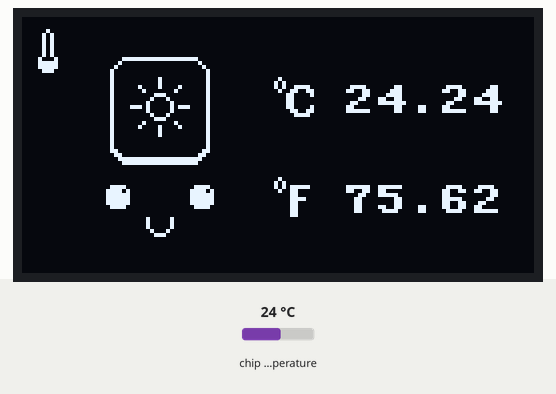
This program was run on a simulated Raspberry Pi Pico running MicroPython. On the bench: 128×64 one-colour display. The inputs (shaded band) are chosen by the test bench; at power-on: chip temperature 24 °C. Library files of the repository ran but are not shown: ssd1306.py.

Above: at 1.2 s.
1.3 s: chip temperature set to 1 °C
At 2.6 s:
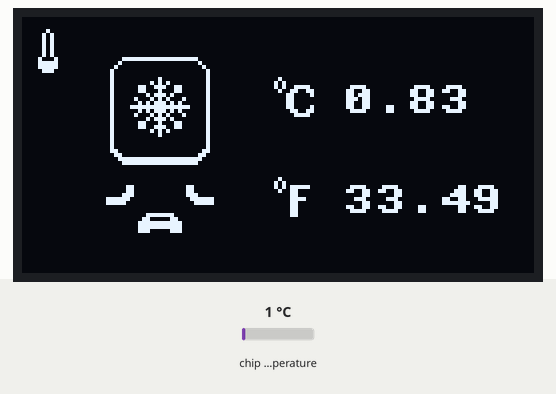
2.9 s: chip temperature set to 11 °C
At 3.8 s:
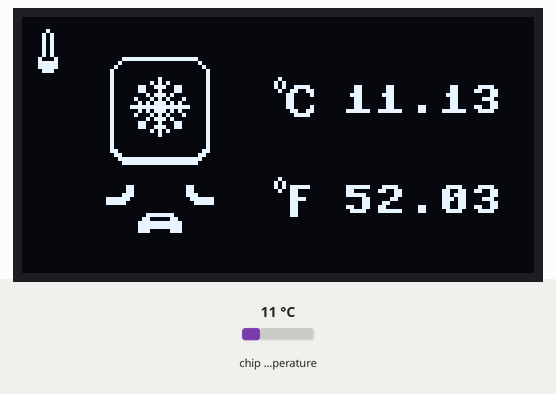
4.4 s: chip temperature set to 22 °C
At 4.9 s:
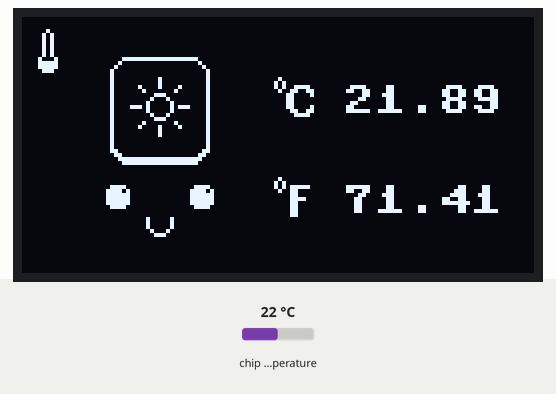
Timing chart, 0 to 7.4 s (numbered marks = the images above; inputs shaded):
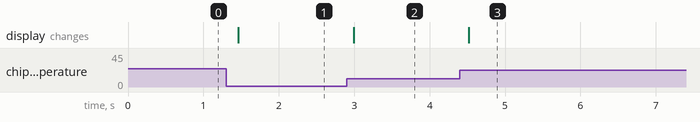

The program:

main.py
```python
import machine, ssd1306, os, utime, framebuf
import utils

# Conexión con OLED
i2c = machine.I2C(1, scl=machine.Pin(27), sda=machine.Pin(26), freq=400000)
oled = ssd1306.SSD1306_I2C(128, 64, i2c)

# Conexion con el sensor de temperatura
sensor_temp = machine.ADC(4)
def get_temp():
    reading = sensor_temp.read_u16() * 3.3 / 65535
    temperature = 27 - (reading - 0.706)/0.001721
    return temperature, float(temperature * 9/5 + 32)
i=0
while True:
    i=i+1
    # Obtener temperatura
    temp, temp_f = get_temp()
    # temp, temp_f = [i, i * 9/5 + 32 ] # <------ TEST
    # Display de la imagen
    oled.fill(0)
    utils.show_img(oled, utils.int32_to_bytes(utils.cold if temp < 15 else utils.hot if temp > 27 else utils.ok))
    oled.text("%.2f" % temp, 80, 17)
    oled.text("%.2f" % temp_f, 80, 42)
    oled.show()
    # Esperar un segundo
    utime.sleep_ms(100)
```

utils.py
```python
import framebuf
def show_img(oled, byte_arr):
    fb = framebuf.FrameBuffer(byte_arr, 128, 64, framebuf.MONO_HLSB)
    oled.blit(fb, 0, 0)

def int32_to_bytes(int32list):
    barr=[]
    for int32 in int32list:
        for bytes in int(int32).to_bytes(4, 'big'):
            barr.append(bytes)
    return bytearray(barr)

ok = [0x0,0x0,0x0,0x0,0x0,0x0,0x0,0x0,0x0,0x0,0x0,0x0,0x2000000,0x0,0x0,0x0,0x5000000,0x0,0x0,0x0,0x5000000,0x0,0x0,0x0,0x5000000,0x0,0x0,0x0,0x5000000,0x0,0x0,0x0,0x5000000,0x0,0x0,0x0,0x5000000,0x0,0x0,0x0,0x880007f,0xfff00000,0x0,0x0,0xf800080,0x80000,0x0,0x0,0xf800100,0x40000,0x0,0x0,0x7000200,0x20000,0x0,0x0,0x200,0x20000,0x0,0x0,0x200,0x20020000,0x80000000,0x0,0x200,0x20020001,0x40000000,0x0,0x204,0x21020001,0x4f000000,0x0,0x202,0x2020000,0x99800000,0x0,0x200,0x70020000,0x30800000,0x0,0x200,0x88020000,0x30000000,0x0,0x201,0x4020000,0x30000000,0x0,0x21d,0x5c20000,0x30800000,0x0,0x201,0x4020000,0x19800000,0x0,0x200,0x88020000,0xf000000,0x0,0x200,0x70020000,0x0,0x0,0x202,0x2020000,0x0,0x0,0x204,0x21020000,0x0,0x0,0x200,0x20020000,0x0,0x0,0x200,0x20020000,0x0,0x0,0x200,0x20000,0x0,0x0,0x200,0x20000,0x0,0x0,0x200,0x20000,0x0,0x0,0x300,0x60000,0x0,0x0,0x180,0xc0000,0x0,0x0,0xff,0xfff80000,0x0,0x0,0x7f,0xfff00000,0x0,0x0,0x0,0x0,0x0,0x0,0x0,0x0,0x0,0x0,0x0,0x0,0x0,0x0,0x0,0x0,0x80000000,0x0,0x0,0x1,0x40000000,0x0,0x3c0,0x1e0001,0x5f000000,0x0,0x7a0,0x3d0000,0x98000000,0x0,0x7e0,0x3f0000,0x18000000,0x0,0x7e0,0x3f0000,0x1e000000,0x0,0x7e0,0x3f0000,0x18000000,0x0,0x3c0,0x1e0000,0x18000000,0x0,0x0,0x0,0x18000000,0x0,0x0,0x0,0x18000000,0x0,0x1,0x4000000,0x0,0x0,0x1,0x4000000,0x0,0x0,0x1,0x4000000,0x0,0x0,0x0,0x88000000,0x0,0x0,0x0,0x70000000,0x0,0x0,0x0,0x0,0x0,0x0,0x0,0x0,0x0,0x0,0x0,0x0,0x0,0x0,0x0,0x0,0x0,0x0,0x0,0x0,0x0,0x0,0x0,0x0,0x0,0x0,0x0,0x0,0x0,0x0,0x0,0x0,0x0,0x0,0x0,0x0,0x0,0x0]

cold = [0x0,0x0,0x0,0x0,0x0,0x0,0x0,0x0,0x0,0x0,0x0,0x0,0x2000000,0x0,0x0,0x0,0x5000000,0x0,0x0,0x0,0x5000000,0x0,0x0,0x0,0x5000000,0x0,0x0,0x0,0x5000000,0x0,0x0,0x0,0x5000000,0x0,0x0,0x0,0x5000000,0x0,0x0,0x0,0x880007f,0xfff00000,0x0,0x0,0xf800080,0x80000,0x0,0x0,0xf800100,0x40000,0x0,0x0,0x7000200,0x20000,0x0,0x0,0x200,0x20000,0x0,0x0,0x200,0x20020000,0x80000000,0x0,0x200,0xa8020001,0x40000000,0x0,0x206,0x73020001,0x4f000000,0x0,0x206,0x23020000,0x99800000,0x0,0x201,0x74020000,0x30800000,0x0,0x208,0xa8820000,0x30000000,0x0,0x205,0x75020000,0x30000000,0x0,0x21f,0xffc20000,0x30800000,0x0,0x205,0x75020000,0x19800000,0x0,0x208,0xa8820000,0xf000000,0x0,0x201,0x74020000,0x0,0x0,0x206,0x23020000,0x0,0x0,0x206,0x73020000,0x0,0x0,0x200,0xa8020000,0x0,0x0,0x200,0x20020000,0x0,0x0,0x200,0x20000,0x0,0x0,0x200,0x20000,0x0,0x0,0x200,0x20000,0x0,0x0,0x300,0x60000,0x0,0x0,0x180,0xc0000,0x0,0x0,0xff,0xfff80000,0x0,0x0,0x7f,0xfff00000,0x0,0x0,0x0,0x0,0x0,0x0,0x0,0x0,0x0,0x0,0x0,0x0,0x0,0x0,0x0,0x0,0x80000000,0x0,0x0,0x1,0x40000000,0x0,0x30,0x600001,0x5f000000,0x0,0x30,0x600000,0x98000000,0x0,0x70,0x700000,0x18000000,0x0,0x7e0,0x3f0000,0x1e000000,0x0,0x7c0,0x1f0000,0x18000000,0x0,0x0,0x0,0x18000000,0x0,0x0,0x0,0x18000000,0x0,0x1,0xfc000000,0x18000000,0x0,0x3,0x6000000,0x0,0x0,0x7,0xff000000,0x0,0x0,0x7,0xff000000,0x0,0x0,0x7,0x7000000,0x0,0x0,0x0,0x0,0x0,0x0,0x0,0x0,0x0,0x0,0x0,0x0,0x0,0x0,0x0,0x0,0x0,0x0,0x0,0x0,0x0,0x0,0x0,0x0,0x0,0x0,0x0,0x0,0x0,0x0,0x0,0x0,0x0,0x0,0x0,0x0,0x0,0x0,0x0,0x0,0x0,0x0]

hot = [0x0,0x0,0x0,0x0,0x0,0x0,0x0,0x0,0x0,0x0,0x0,0x0,0x2000000,0x0,0x0,0x0,0x5000000,0x0,0x0,0x0,0x5000000,0x0,0x0,0x0,0x5000000,0x0,0x0,0x0,0x5000000,0x0,0x0,0x0,0x5000000,0x0,0x0,0x0,0x5000000,0x0,0x0,0x0,0x880007f,0xfff00000,0x0,0x0,0xf800080,0x80000,0x0,0x0,0xf800100,0x40000,0x0,0x0,0x7000200,0x20000,0x0,0x0,0x200,0x20000,0x0,0x0,0x200,0x20020000,0x80000000,0x0,0x200,0x20020001,0x40000000,0x0,0x204,0x21020001,0x4f000000,0x0,0x202,0x2020000,0x99800000,0x0,0x200,0x70020000,0x30800000,0x0,0x200,0x88020000,0x30000000,0x0,0x201,0x4020000,0x30000000,0x0,0x21d,0x5c20000,0x30800000,0x0,0x201,0x4020000,0x19800000,0x0,0x200,0x88020000,0xf000000,0x0,0x200,0x70020000,0x0,0x0,0x202,0x2020000,0x0,0x0,0x204,0x21020000,0x0,0x0,0x200,0x20020000,0x0,0x0,0x200,0x20020000,0x0,0x0,0x200,0x20000,0x0,0x0,0x200,0x20000,0x0,0x0,0x200,0x20000,0x0,0x0,0x300,0x60000,0x0,0x0,0x180,0xc0000,0x0,0x0,0xff,0xfff80000,0x0,0x0,0x7f,0xfff00000,0x0,0x0,0x0,0x0,0x0,0x0,0x0,0x0,0x0,0x0,0x0,0x0,0x0,0x0,0x0,0x0,0x80000000,0x0,0x0,0x1,0x40000000,0x0,0x30,0x600001,0x5f000000,0x0,0x30,0x600000,0x98000000,0x0,0x70,0x700000,0x18000000,0x0,0x7e0,0x3f0000,0x1e000000,0x0,0x7c0,0x1f0000,0x18000000,0x0,0x0,0x0,0x18000000,0x0,0x0,0x0,0x18000000,0x0,0x1,0xfc000000,0x18000000,0x0,0x3,0x6000000,0x0,0x0,0x7,0xff000000,0x0,0x0,0x7,0xff000000,0x0,0x0,0x7,0x7000000,0x0,0x0,0x0,0x0,0x0,0x0,0x0,0x0,0x0,0x0,0x0,0x0,0x0,0x0,0x0,0x0,0x0,0x0,0x0,0x0,0x0,0x0,0x0,0x0,0x0,0x0,0x0,0x0,0x0,0x0,0x0,0x0,0x0,0x0,0x0,0x0,0x0,0x0,0x0,0x0,0x0,0x0]
```

Measured:
- after the input at 1.3 s, the display: changes after 0.16 s (image 1)
- after the input at 2.9 s, the display: changes after 0.09 s (image 2)
- after the input at 4.4 s, the display: changes after 0.12 s (image 3)
